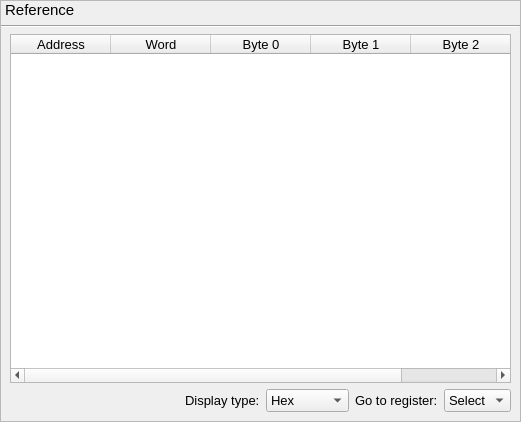
<?xml version="1.0" encoding="UTF-8"?>
<ui version="4.0">
 <class>Mem_re_widget</class>
 <widget class="QWidget" name="Mem_re_widget">
  <property name="geometry">
   <rect>
    <x>0</x>
    <y>0</y>
    <width>521</width>
    <height>422</height>
   </rect>
  </property>
  <property name="windowTitle">
   <string>Form</string>
  </property>
  <layout class="QHBoxLayout" name="horizontalLayout">
   <property name="leftMargin">
    <number>0</number>
   </property>
   <property name="topMargin">
    <number>0</number>
   </property>
   <property name="rightMargin">
    <number>0</number>
   </property>
   <property name="bottomMargin">
    <number>0</number>
   </property>
   <item>
    <widget class="QScrollArea" name="scrollArea">
     <property name="widgetResizable">
      <bool>true</bool>
     </property>
     <widget class="QWidget" name="scrollAreaWidgetContents">
      <property name="geometry">
       <rect>
        <x>0</x>
        <y>0</y>
        <width>519</width>
        <height>420</height>
       </rect>
      </property>
      <layout class="QVBoxLayout" name="verticalLayout">
       <property name="leftMargin">
        <number>0</number>
       </property>
       <property name="topMargin">
        <number>0</number>
       </property>
       <property name="rightMargin">
        <number>0</number>
       </property>
       <property name="bottomMargin">
        <number>9</number>
       </property>
       <item>
        <widget class="QLabel" name="label">
         <property name="maximumSize">
          <size>
           <width>16777215</width>
           <height>16777</height>
          </size>
         </property>
         <property name="font">
          <font>
           <pointsize>11</pointsize>
          </font>
         </property>
         <property name="text">
          <string> Reference</string>
         </property>
        </widget>
       </item>
       <item>
        <widget class="Line" name="line">
         <property name="orientation">
          <enum>Qt::Horizontal</enum>
         </property>
        </widget>
       </item>
       <item>
        <layout class="QHBoxLayout" name="horizontalLayout_3">
         <property name="leftMargin">
          <number>9</number>
         </property>
         <property name="rightMargin">
          <number>9</number>
         </property>
         <item>
          <widget class="QTableWidget" name="Mem_REF_tableWidget">
           <property name="font">
            <font>
             <pointsize>10</pointsize>
            </font>
           </property>
           <attribute name="horizontalHeaderCascadingSectionResizes">
            <bool>false</bool>
           </attribute>
           <attribute name="horizontalHeaderShowSortIndicator" stdset="0">
            <bool>false</bool>
           </attribute>
           <attribute name="horizontalHeaderStretchLastSection">
            <bool>true</bool>
           </attribute>
           <attribute name="verticalHeaderCascadingSectionResizes">
            <bool>false</bool>
           </attribute>
           <column>
            <property name="text">
             <string>Address</string>
            </property>
            <property name="font">
             <font>
              <pointsize>10</pointsize>
             </font>
            </property>
            <property name="textAlignment">
             <set>AlignCenter</set>
            </property>
           </column>
           <column>
            <property name="text">
             <string>Word</string>
            </property>
            <property name="font">
             <font>
              <pointsize>10</pointsize>
             </font>
            </property>
           </column>
           <column>
            <property name="text">
             <string>Byte 0</string>
            </property>
            <property name="font">
             <font>
              <pointsize>10</pointsize>
             </font>
            </property>
           </column>
           <column>
            <property name="text">
             <string>Byte 1</string>
            </property>
            <property name="font">
             <font>
              <pointsize>10</pointsize>
             </font>
            </property>
           </column>
           <column>
            <property name="text">
             <string>Byte 2</string>
            </property>
            <property name="font">
             <font>
              <pointsize>10</pointsize>
             </font>
            </property>
           </column>
          </widget>
         </item>
        </layout>
       </item>
       <item>
        <layout class="QHBoxLayout" name="horizontalLayout_2">
         <property name="leftMargin">
          <number>9</number>
         </property>
         <property name="rightMargin">
          <number>9</number>
         </property>
         <item>
          <spacer name="horizontalSpacer">
           <property name="orientation">
            <enum>Qt::Horizontal</enum>
           </property>
           <property name="sizeHint" stdset="0">
            <size>
             <width>40</width>
             <height>20</height>
            </size>
           </property>
          </spacer>
         </item>
         <item>
          <widget class="QLabel" name="label_2">
           <property name="font">
            <font>
             <pointsize>10</pointsize>
            </font>
           </property>
           <property name="text">
            <string>Display type:</string>
           </property>
          </widget>
         </item>
         <item>
          <widget class="QComboBox" name="comboBox">
           <property name="font">
            <font>
             <pointsize>10</pointsize>
            </font>
           </property>
           <item>
            <property name="text">
             <string>Hex</string>
            </property>
           </item>
           <item>
            <property name="text">
             <string>Binary</string>
            </property>
           </item>
           <item>
            <property name="text">
             <string>Unsigned</string>
            </property>
           </item>
           <item>
            <property name="text">
             <string>Signed</string>
            </property>
           </item>
           <item>
            <property name="text">
             <string>ASCⅡ</string>
            </property>
           </item>
           <item>
            <property name="text">
             <string>Float</string>
            </property>
           </item>
          </widget>
         </item>
         <item>
          <widget class="QLabel" name="label_3">
           <property name="font">
            <font>
             <pointsize>10</pointsize>
            </font>
           </property>
           <property name="text">
            <string>Go to register:</string>
           </property>
          </widget>
         </item>
         <item>
          <widget class="QComboBox" name="comboBox_2">
           <property name="font">
            <font>
             <pointsize>10</pointsize>
            </font>
           </property>
           <item>
            <property name="text">
             <string>Select</string>
            </property>
           </item>
           <item>
            <property name="text">
             <string>x0</string>
            </property>
           </item>
           <item>
            <property name="text">
             <string>x1(ra)</string>
            </property>
           </item>
           <item>
            <property name="text">
             <string>x2(sp)</string>
            </property>
           </item>
           <item>
            <property name="text">
             <string>x3(gp)</string>
            </property>
           </item>
           <item>
            <property name="text">
             <string>x4(tp)</string>
            </property>
           </item>
           <item>
            <property name="text">
             <string>x5(t0)</string>
            </property>
           </item>
           <item>
            <property name="text">
             <string>x6(t1)</string>
            </property>
           </item>
           <item>
            <property name="text">
             <string>x7(t2)</string>
            </property>
           </item>
           <item>
            <property name="text">
             <string>x8(s0)</string>
            </property>
           </item>
          </widget>
         </item>
        </layout>
       </item>
      </layout>
     </widget>
    </widget>
   </item>
  </layout>
 </widget>
 <resources/>
 <connections/>
</ui>
